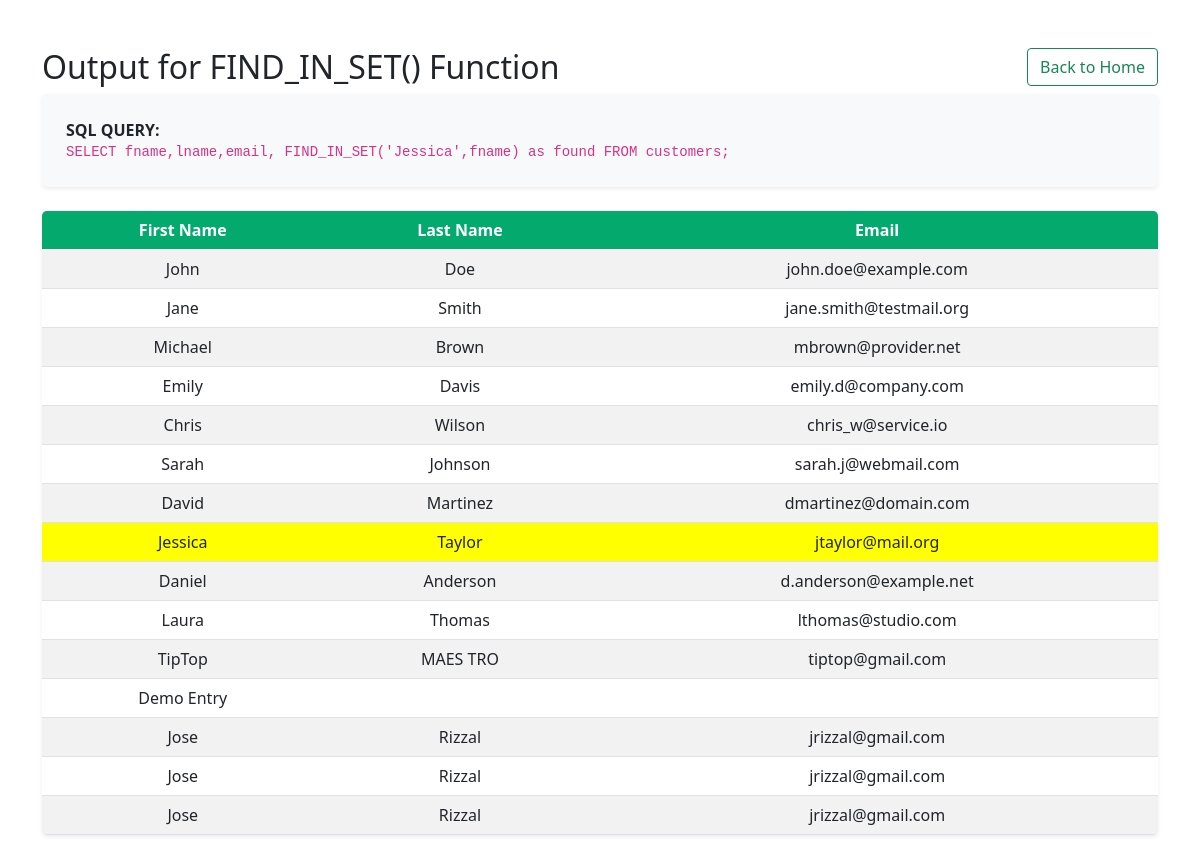
/String_Functions/FIND_IN_SET_func.php, run on the app's committed database.
### tables this page shows
CREATE TABLE `customers` (
  `userID` int(11) NOT NULL,
  `fname` varchar(100) NOT NULL,
  `lname` varchar(100) NOT NULL,
  `email` varchar(100) NOT NULL
);

### String_Functions/FIND_IN_SET_func.php (the view, shortened to what this page needs)
<?php
include '../db.php';
$sql = "SELECT fname,lname,email, FIND_IN_SET('Jessica',fname) as found FROM customers;";
$result = $conn->query($sql);
?>
<head>
    <link href="https://cdn.jsdelivr.net/npm/bootstrap@5.0.2/dist/css/bootstrap.min.css" rel="stylesheet">
</head>
<body>
<div class='container mt-5'>
<div class= d-flex justify-content-between align-items-center mb-4>
<h2>Output for FIND_IN_SET() Function</h2>
<div class=ms-auto><a class='btn btn-outline-success' href='../index.php'>Back to Home</a></div>
</div>
<div class="p-4 rounded-3 mb-4 shadow-sm" style="background-color: #f8f9fa;">
    <p class="mb-0"><strong>SQL QUERY:</strong>
    <br><code><?php echo $sql?></code></p>
</div>
<table class='table table-striped table-hover rounded-3 overflow-hidden shadow-sm'>
    <thead style='background-color:#04AA6D; color:white'>
        <tr>
            <th class=text-center>First Name</th>
            <th class=text-center>Last Name</th>
            <th class=text-center>Email</th>
        </tr>
    </thead>
<?php
if ($result->num_rows > 0) {
    while($row = $result->fetch_assoc()) {
        $highlight = ($row["found"]>0)? "style ='background-color:yellow;'":"";
        echo "<tr $highlight>";
        echo "<td class='text-center'>" . htmlspecialchars($row["fname"]) . "</td>";
        echo "<td class='text-center'>" . htmlspecialchars($row["lname"]) . "</td>";
        echo "<td class='text-center'>" . htmlspecialchars($row["email"]) . "</td>";
        echo "</tr>";
    }
} else {
    echo "<tr><td colspan='2'>0 results found or query failed.</td></tr>";
}
echo "</table>";
echo "</div>";
?>
</body>

### data on the page
customers: fname "John", lname "Doe", email "john.doe@example.com"
customers: fname "Jane", lname "Smith", email "jane.smith@testmail.org"
customers: fname "Michael", lname "Brown", email "mbrown@provider.net"
customers: fname "Emily", lname "Davis", email "emily.d@company.com"
customers: fname "Chris", lname "Wilson", email "chris_w@service.io"
customers: fname "Sarah", lname "Johnson", email "sarah.j@webmail.com"
customers: fname "David", lname "Martinez", email "dmartinez@domain.com"
customers: fname "Jessica", lname "Taylor", email "jtaylor@mail.org"
customers: fname "Daniel", lname "Anderson", email "d.anderson@example.net"
customers: fname "Laura", lname "Thomas", email "lthomas@studio.com"
customers: fname "TipTop", lname "MAES TRO", email "tiptop@gmail.com"
customers: fname "Demo Entry"
customers: fname "Jose", lname "Rizzal", email "jrizzal@gmail.com"
customers: fname "Jose", lname "Rizzal", email "jrizzal@gmail.com"
customers: fname "Jose", lname "Rizzal", email "jrizzal@gmail.com"

### other printed values
$sql "SELECT fname,lname,email, FIND_IN_SET('Jessica',fname) as found FROM customers;"
